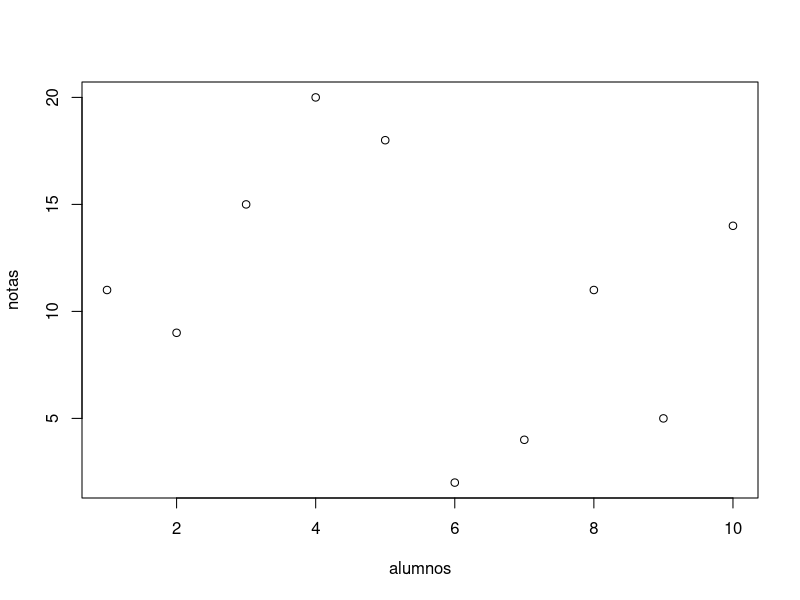
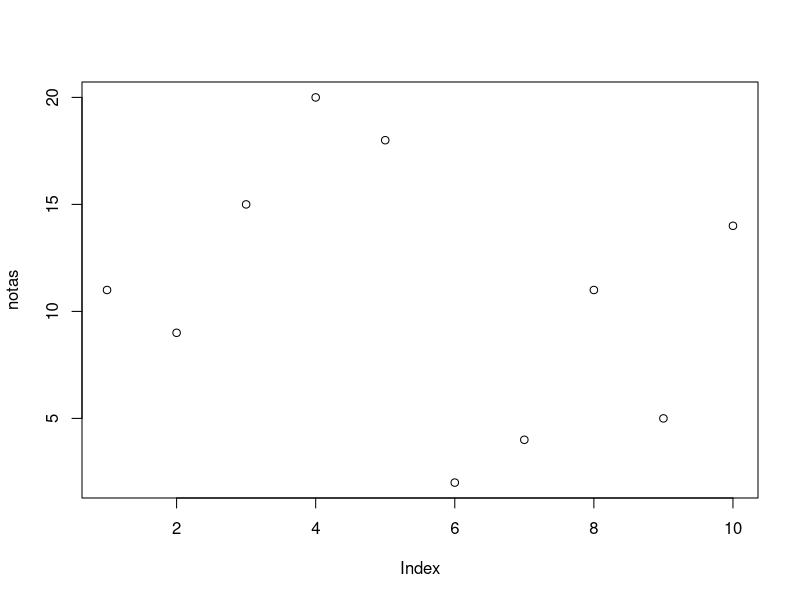
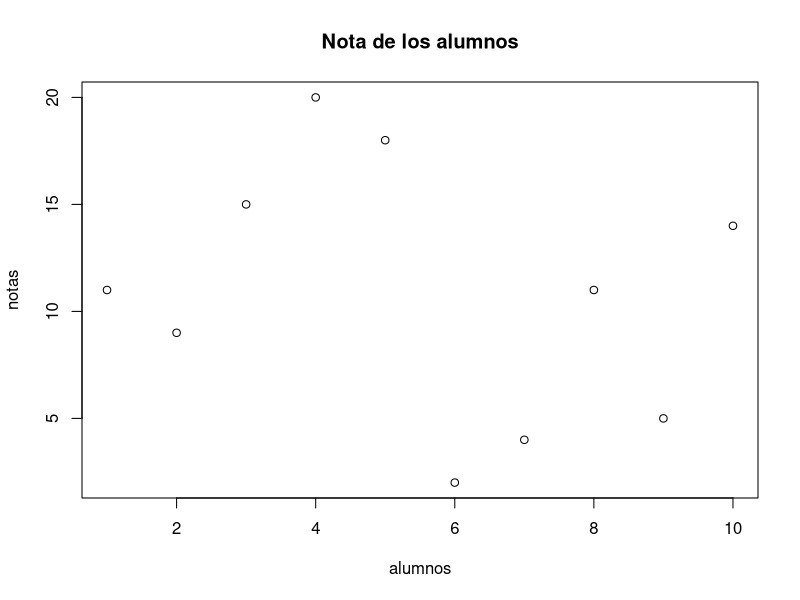
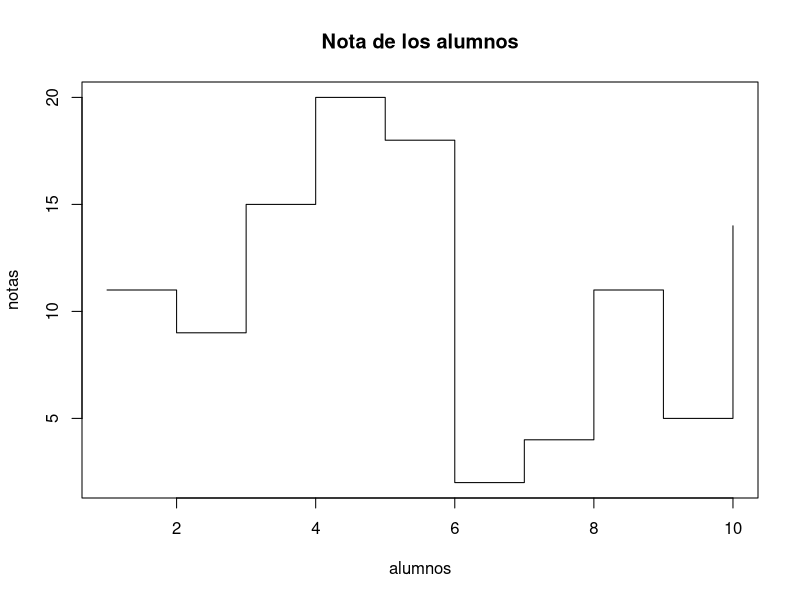
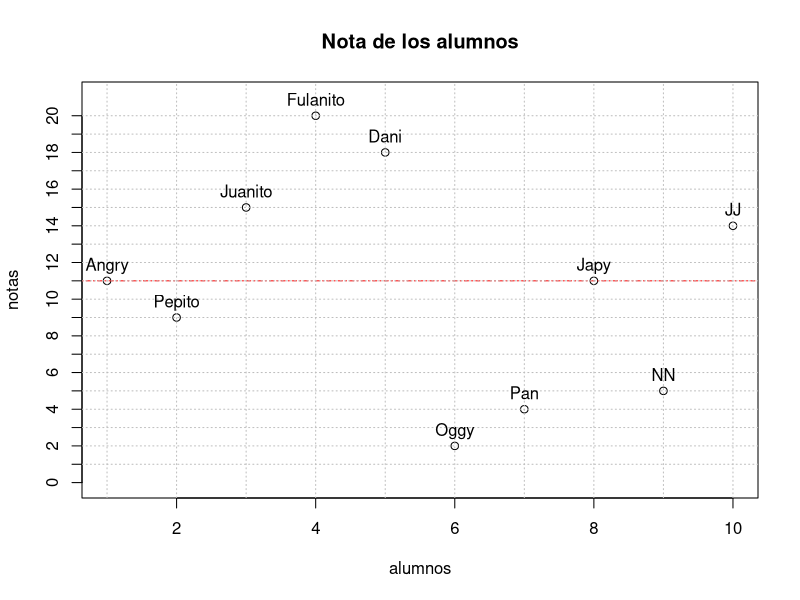

Write R code to recreate these figures, in order.
# Función plot

notas= c(11,9, 15, 20, 18, 2, 4, 11, 5, 14)
length(notas)
alumnos= c(1:10)
plot(alumnos, notas)

plot(notas)

plot(alumnos, notas, main="Nota de los alumnos", xlab="alumnos", ylab = "notas")

plot(alumnos, notas, main="Nota de los alumnos", xlab="alumnos", ylab = "notas", type= "s")

plot(alumnos, notas, main="Nota de los alumnos", xlab="alumnos", ylab = "notas", 
     ylim= c(0,21),yaxp= c(0,20,20))
# points(1:10, 1:10)
abline(h=11, lty="dotdash", col="red")
abline(v=1:10, lty="dotted", h= 1:20, col= "grey")
text(alumnos, notas, labels = c("Angry", "Pepito", "Juanito", "Fulanito", "Dani", "Oggy",
     "Pan", "Japy", "NN", "JJ"), pos= 3) # pos 3 quedan arriba del punto








